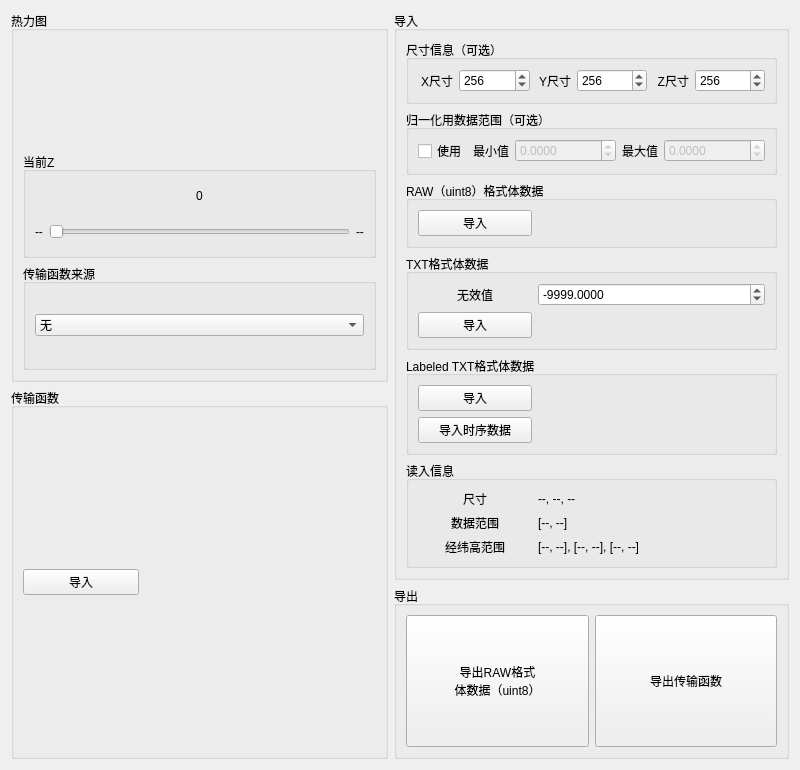
<?xml version="1.0" encoding="UTF-8"?>
<ui version="4.0">
 <class>VolumeIOWidget</class>
 <widget class="QWidget" name="VolumeIOWidget">
  <property name="geometry">
   <rect>
    <x>0</x>
    <y>0</y>
    <width>800</width>
    <height>770</height>
   </rect>
  </property>
  <property name="windowTitle">
   <string>Volume IO</string>
  </property>
  <property name="styleSheet">
   <string notr="true"/>
  </property>
  <layout class="QHBoxLayout" name="horizontalLayout">
   <item>
    <layout class="QVBoxLayout" name="verticalLayout">
     <item>
      <widget class="QGroupBox" name="groupBox_HeatMap">
       <property name="enabled">
        <bool>true</bool>
       </property>
       <property name="sizePolicy">
        <sizepolicy hsizetype="Preferred" vsizetype="Preferred">
         <horstretch>0</horstretch>
         <verstretch>0</verstretch>
        </sizepolicy>
       </property>
       <property name="title">
        <string>热力图</string>
       </property>
       <layout class="QVBoxLayout" name="verticalLayout_8">
        <item>
         <widget class="QLabel" name="label_HeatMap">
          <property name="sizePolicy">
           <sizepolicy hsizetype="Preferred" vsizetype="Preferred">
            <horstretch>0</horstretch>
            <verstretch>0</verstretch>
           </sizepolicy>
          </property>
          <property name="text">
           <string/>
          </property>
         </widget>
        </item>
        <item>
         <widget class="QGroupBox" name="groupBox_6">
          <property name="title">
           <string>当前Z</string>
          </property>
          <layout class="QVBoxLayout" name="verticalLayout_10">
           <item>
            <widget class="QLabel" name="label_HeatMapZ">
             <property name="text">
              <string>0</string>
             </property>
             <property name="alignment">
              <set>Qt::AlignCenter</set>
             </property>
            </widget>
           </item>
           <item>
            <layout class="QHBoxLayout" name="horizontalLayout_9">
             <item>
              <widget class="QLabel" name="label_MinZ">
               <property name="text">
                <string>--</string>
               </property>
              </widget>
             </item>
             <item>
              <widget class="QSlider" name="horizontalSlider_HeatMapZ">
               <property name="maximum">
                <number>255</number>
               </property>
               <property name="orientation">
                <enum>Qt::Horizontal</enum>
               </property>
              </widget>
             </item>
             <item>
              <widget class="QLabel" name="label_MaxZ">
               <property name="text">
                <string>--</string>
               </property>
              </widget>
             </item>
            </layout>
           </item>
          </layout>
         </widget>
        </item>
        <item>
         <widget class="QGroupBox" name="groupBox_7">
          <property name="title">
           <string>传输函数来源</string>
          </property>
          <layout class="QHBoxLayout" name="horizontalLayout_11" stretch="2">
           <item>
            <widget class="QComboBox" name="comboBox_TFSrc">
             <item>
              <property name="text">
               <string>无</string>
              </property>
             </item>
             <item>
              <property name="text">
               <string>文件读入/自定义</string>
              </property>
             </item>
             <item>
              <property name="text">
               <string>蓝红渐变</string>
              </property>
             </item>
            </widget>
           </item>
          </layout>
         </widget>
        </item>
       </layout>
      </widget>
     </item>
     <item>
      <widget class="QGroupBox" name="groupBox_TF">
       <property name="sizePolicy">
        <sizepolicy hsizetype="Preferred" vsizetype="Preferred">
         <horstretch>0</horstretch>
         <verstretch>0</verstretch>
        </sizepolicy>
       </property>
       <property name="title">
        <string>传输函数</string>
       </property>
       <layout class="QVBoxLayout" name="verticalLayout_12">
        <item>
         <layout class="QHBoxLayout" name="horizontalLayout_7" stretch="1,2">
          <item>
           <widget class="QPushButton" name="pushButton_ImportTF">
            <property name="text">
             <string>导入</string>
            </property>
           </widget>
          </item>
          <item>
           <widget class="QLabel" name="label_ImportedTF">
            <property name="text">
             <string/>
            </property>
           </widget>
          </item>
         </layout>
        </item>
        <item>
         <layout class="QVBoxLayout" name="verticalLayout_11"/>
        </item>
       </layout>
      </widget>
     </item>
    </layout>
   </item>
   <item>
    <layout class="QVBoxLayout" name="verticalLayout_2">
     <item>
      <widget class="QGroupBox" name="groupBox_Import">
       <property name="title">
        <string>导入</string>
       </property>
       <layout class="QVBoxLayout" name="verticalLayout_3">
        <item>
         <widget class="QGroupBox" name="groupBox_5">
          <property name="title">
           <string>尺寸信息（可选）</string>
          </property>
          <layout class="QVBoxLayout" name="verticalLayout_9">
           <item>
            <layout class="QHBoxLayout" name="horizontalLayout_8" stretch="1,2,1,2,1,2">
             <item>
              <widget class="QLabel" name="label_2">
               <property name="text">
                <string>X尺寸</string>
               </property>
               <property name="alignment">
                <set>Qt::AlignRight|Qt::AlignTrailing|Qt::AlignVCenter</set>
               </property>
              </widget>
             </item>
             <item>
              <widget class="QSpinBox" name="spinBox_DimX">
               <property name="maximum">
                <number>1024</number>
               </property>
               <property name="singleStep">
                <number>10</number>
               </property>
               <property name="value">
                <number>256</number>
               </property>
              </widget>
             </item>
             <item>
              <widget class="QLabel" name="label_3">
               <property name="text">
                <string>Y尺寸</string>
               </property>
               <property name="alignment">
                <set>Qt::AlignRight|Qt::AlignTrailing|Qt::AlignVCenter</set>
               </property>
              </widget>
             </item>
             <item>
              <widget class="QSpinBox" name="spinBox_DimY">
               <property name="maximum">
                <number>1024</number>
               </property>
               <property name="singleStep">
                <number>10</number>
               </property>
               <property name="value">
                <number>256</number>
               </property>
              </widget>
             </item>
             <item>
              <widget class="QLabel" name="label_4">
               <property name="text">
                <string>Z尺寸</string>
               </property>
               <property name="alignment">
                <set>Qt::AlignRight|Qt::AlignTrailing|Qt::AlignVCenter</set>
               </property>
              </widget>
             </item>
             <item>
              <widget class="QSpinBox" name="spinBox_DimZ">
               <property name="maximum">
                <number>1024</number>
               </property>
               <property name="singleStep">
                <number>10</number>
               </property>
               <property name="value">
                <number>256</number>
               </property>
              </widget>
             </item>
            </layout>
           </item>
          </layout>
         </widget>
        </item>
        <item>
         <widget class="QGroupBox" name="groupBox_9">
          <property name="title">
           <string>归一化用数据范围（可选）</string>
          </property>
          <layout class="QHBoxLayout" name="horizontalLayout_16" stretch="0,1,2,1,2">
           <item>
            <widget class="QCheckBox" name="checkBox_UseValRngForNorm">
             <property name="text">
              <string>使用</string>
             </property>
            </widget>
           </item>
           <item>
            <widget class="QLabel" name="label_10">
             <property name="text">
              <string>最小值</string>
             </property>
             <property name="alignment">
              <set>Qt::AlignRight|Qt::AlignTrailing|Qt::AlignVCenter</set>
             </property>
            </widget>
           </item>
           <item>
            <widget class="QDoubleSpinBox" name="doubleSpinBox_MinValForNorm">
             <property name="enabled">
              <bool>false</bool>
             </property>
             <property name="decimals">
              <number>4</number>
             </property>
             <property name="minimum">
              <double>-99999999.000000000000000</double>
             </property>
             <property name="maximum">
              <double>99999999.000000000000000</double>
             </property>
            </widget>
           </item>
           <item>
            <widget class="QLabel" name="label_9">
             <property name="text">
              <string>最大值</string>
             </property>
             <property name="alignment">
              <set>Qt::AlignRight|Qt::AlignTrailing|Qt::AlignVCenter</set>
             </property>
            </widget>
           </item>
           <item>
            <widget class="QDoubleSpinBox" name="doubleSpinBox_MaxValForNorm">
             <property name="enabled">
              <bool>false</bool>
             </property>
             <property name="decimals">
              <number>4</number>
             </property>
             <property name="minimum">
              <double>-99999999.000000000000000</double>
             </property>
             <property name="maximum">
              <double>99999999.000000000000000</double>
             </property>
            </widget>
           </item>
          </layout>
         </widget>
        </item>
        <item>
         <widget class="QGroupBox" name="groupBox">
          <property name="sizePolicy">
           <sizepolicy hsizetype="Preferred" vsizetype="Preferred">
            <horstretch>0</horstretch>
            <verstretch>0</verstretch>
           </sizepolicy>
          </property>
          <property name="title">
           <string>RAW（uint8）格式体数据</string>
          </property>
          <layout class="QVBoxLayout" name="verticalLayout_4">
           <item>
            <layout class="QHBoxLayout" name="horizontalLayout_2" stretch="1,2">
             <item>
              <widget class="QPushButton" name="pushButton_ImportRAW">
               <property name="text">
                <string>导入</string>
               </property>
              </widget>
             </item>
             <item>
              <widget class="QLabel" name="label_ImportedRAW">
               <property name="text">
                <string/>
               </property>
              </widget>
             </item>
            </layout>
           </item>
          </layout>
         </widget>
        </item>
        <item>
         <widget class="QGroupBox" name="groupBox_2">
          <property name="sizePolicy">
           <sizepolicy hsizetype="Preferred" vsizetype="Preferred">
            <horstretch>0</horstretch>
            <verstretch>0</verstretch>
           </sizepolicy>
          </property>
          <property name="title">
           <string>TXT格式体数据</string>
          </property>
          <layout class="QVBoxLayout" name="verticalLayout_5">
           <item>
            <layout class="QHBoxLayout" name="horizontalLayout_6" stretch="1,2">
             <item>
              <widget class="QLabel" name="label">
               <property name="text">
                <string>无效值</string>
               </property>
               <property name="alignment">
                <set>Qt::AlignCenter</set>
               </property>
              </widget>
             </item>
             <item>
              <widget class="QDoubleSpinBox" name="doubleSpinBox_NullVal">
               <property name="decimals">
                <number>4</number>
               </property>
               <property name="minimum">
                <double>-99999999.000000000000000</double>
               </property>
               <property name="maximum">
                <double>99999999.000000000000000</double>
               </property>
               <property name="value">
                <double>-9999.000000000000000</double>
               </property>
              </widget>
             </item>
            </layout>
           </item>
           <item>
            <layout class="QHBoxLayout" name="horizontalLayout_3" stretch="1,2">
             <item>
              <widget class="QPushButton" name="pushButton_ImportTXT">
               <property name="text">
                <string>导入</string>
               </property>
              </widget>
             </item>
             <item>
              <widget class="QLabel" name="label_ImportedTXT">
               <property name="text">
                <string/>
               </property>
              </widget>
             </item>
            </layout>
           </item>
          </layout>
         </widget>
        </item>
        <item>
         <widget class="QGroupBox" name="groupBox_3">
          <property name="sizePolicy">
           <sizepolicy hsizetype="Preferred" vsizetype="Preferred">
            <horstretch>0</horstretch>
            <verstretch>0</verstretch>
           </sizepolicy>
          </property>
          <property name="title">
           <string>Labeled TXT格式体数据</string>
          </property>
          <layout class="QVBoxLayout" name="verticalLayout_6">
           <item>
            <layout class="QHBoxLayout" name="horizontalLayout_4" stretch="1,2">
             <item>
              <widget class="QPushButton" name="pushButton_ImportLabeledTXT">
               <property name="text">
                <string>导入</string>
               </property>
              </widget>
             </item>
             <item>
              <widget class="QLabel" name="label_ImportedLabeledTXT">
               <property name="text">
                <string/>
               </property>
              </widget>
             </item>
            </layout>
           </item>
           <item>
            <layout class="QHBoxLayout" name="horizontalLayout_10" stretch="1,2">
             <item>
              <widget class="QPushButton" name="pushButton_ImportLabeledTXTTimeSeries">
               <property name="text">
                <string>导入时序数据</string>
               </property>
              </widget>
             </item>
             <item>
              <widget class="QLabel" name="label_ImportedLabeledTXTTimeSeries">
               <property name="text">
                <string/>
               </property>
              </widget>
             </item>
            </layout>
           </item>
          </layout>
         </widget>
        </item>
        <item>
         <widget class="QGroupBox" name="groupBox_10">
          <property name="sizePolicy">
           <sizepolicy hsizetype="Preferred" vsizetype="Preferred">
            <horstretch>0</horstretch>
            <verstretch>0</verstretch>
           </sizepolicy>
          </property>
          <property name="title">
           <string>读入信息</string>
          </property>
          <layout class="QVBoxLayout" name="verticalLayout_13">
           <item>
            <layout class="QHBoxLayout" name="horizontalLayout_12" stretch="1,2">
             <item>
              <widget class="QLabel" name="label_6">
               <property name="text">
                <string>尺寸</string>
               </property>
               <property name="alignment">
                <set>Qt::AlignCenter</set>
               </property>
              </widget>
             </item>
             <item>
              <widget class="QLabel" name="label_ImportedDim">
               <property name="text">
                <string>--, --, --</string>
               </property>
              </widget>
             </item>
            </layout>
           </item>
           <item>
            <layout class="QHBoxLayout" name="horizontalLayout_15" stretch="1,2">
             <item>
              <widget class="QLabel" name="label_7">
               <property name="text">
                <string>数据范围</string>
               </property>
               <property name="alignment">
                <set>Qt::AlignCenter</set>
               </property>
              </widget>
             </item>
             <item>
              <widget class="QLabel" name="label_ImportedValRng">
               <property name="text">
                <string>[--, --]</string>
               </property>
              </widget>
             </item>
            </layout>
           </item>
           <item>
            <layout class="QHBoxLayout" name="horizontalLayout_13" stretch="1,2">
             <item>
              <widget class="QLabel" name="label_8">
               <property name="text">
                <string>经纬高范围</string>
               </property>
               <property name="alignment">
                <set>Qt::AlignCenter</set>
               </property>
              </widget>
             </item>
             <item>
              <widget class="QLabel" name="label_ImportedLLHRng">
               <property name="text">
                <string>[--, --], [--, --], [--, --]</string>
               </property>
              </widget>
             </item>
            </layout>
           </item>
          </layout>
         </widget>
        </item>
       </layout>
      </widget>
     </item>
     <item>
      <widget class="QGroupBox" name="groupBox_Export">
       <property name="title">
        <string>导出</string>
       </property>
       <layout class="QHBoxLayout" name="horizontalLayout_5">
        <item>
         <widget class="QPushButton" name="pushButton_ExportVolume">
          <property name="sizePolicy">
           <sizepolicy hsizetype="Minimum" vsizetype="Preferred">
            <horstretch>0</horstretch>
            <verstretch>0</verstretch>
           </sizepolicy>
          </property>
          <property name="text">
           <string>导出RAW格式
体数据（uint8）</string>
          </property>
         </widget>
        </item>
        <item>
         <widget class="QPushButton" name="pushButton_ExportTF">
          <property name="sizePolicy">
           <sizepolicy hsizetype="Minimum" vsizetype="Preferred">
            <horstretch>0</horstretch>
            <verstretch>0</verstretch>
           </sizepolicy>
          </property>
          <property name="text">
           <string>导出传输函数</string>
          </property>
         </widget>
        </item>
       </layout>
      </widget>
     </item>
    </layout>
   </item>
  </layout>
 </widget>
 <resources/>
 <connections/>
</ui>
